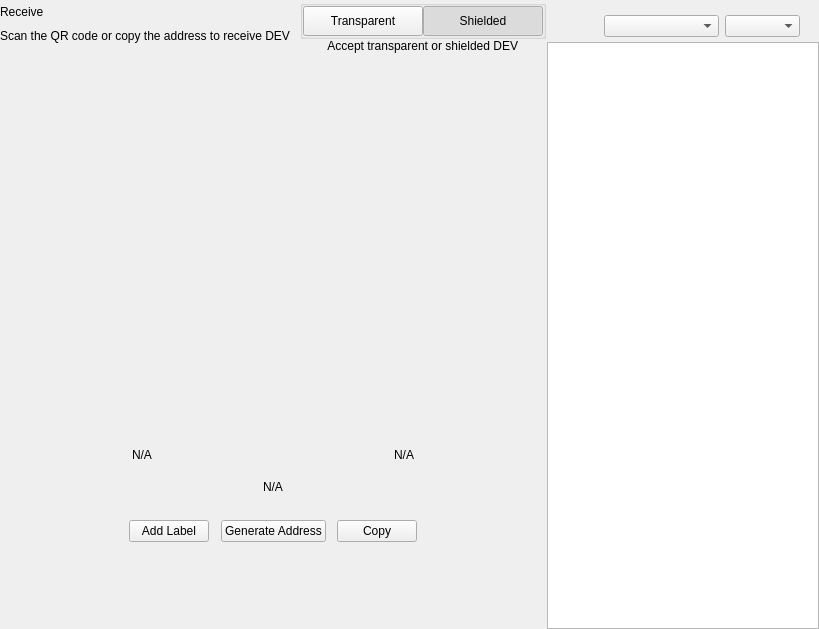
<?xml version="1.0" encoding="UTF-8"?>
<ui version="4.0">
 <class>ReceiveWidget</class>
 <widget class="QWidget" name="ReceiveWidget">
  <property name="geometry">
   <rect>
    <x>0</x>
    <y>0</y>
    <width>819</width>
    <height>629</height>
   </rect>
  </property>
  <property name="minimumSize">
   <size>
    <width>0</width>
    <height>0</height>
   </size>
  </property>
  <property name="windowTitle">
   <string>Form</string>
  </property>
  <layout class="QHBoxLayout" name="horizontalLayout_2" stretch="2,1">
   <property name="spacing">
    <number>0</number>
   </property>
   <property name="leftMargin">
    <number>0</number>
   </property>
   <property name="topMargin">
    <number>0</number>
   </property>
   <property name="rightMargin">
    <number>0</number>
   </property>
   <property name="bottomMargin">
    <number>0</number>
   </property>
   <item>
    <widget class="QWidget" name="left" native="true">
     <layout class="QVBoxLayout" name="verticalLayout_3">
      <property name="leftMargin">
       <number>0</number>
      </property>
      <property name="topMargin">
       <number>0</number>
      </property>
      <property name="rightMargin">
       <number>0</number>
      </property>
      <property name="bottomMargin">
       <number>0</number>
      </property>
      <item>
       <layout class="QVBoxLayout" name="verticalLayout_2">
        <property name="spacing">
         <number>0</number>
        </property>
        <property name="leftMargin">
         <number>0</number>
        </property>
        <item>
         <layout class="QHBoxLayout" name="horizontalLayout_3">
          <property name="spacing">
           <number>0</number>
          </property>
          <item>
           <layout class="QVBoxLayout" name="verticalLayout_4">
            <property name="spacing">
             <number>5</number>
            </property>
            <item>
             <widget class="QLabel" name="labelTitle">
              <property name="text">
               <string>Receive</string>
              </property>
             </widget>
            </item>
            <item alignment="Qt::AlignTop">
             <widget class="QLabel" name="labelSubtitle1">
              <property name="text">
               <string>Scan the QR code or copy the address to receive DEV</string>
              </property>
             </widget>
            </item>
           </layout>
          </item>
          <item>
           <spacer name="horizontalSpacer">
            <property name="orientation">
             <enum>Qt::Horizontal</enum>
            </property>
            <property name="sizeHint" stdset="0">
             <size>
              <width>40</width>
              <height>20</height>
             </size>
            </property>
           </spacer>
          </item>
          <item>
           <widget class="QWidget" name="containerViewPrivacyChecks" native="true">
            <layout class="QVBoxLayout" name="containerPrivacyChecks">
             <property name="spacing">
              <number>0</number>
             </property>
             <property name="leftMargin">
              <number>0</number>
             </property>
             <property name="topMargin">
              <number>0</number>
             </property>
             <property name="rightMargin">
              <number>0</number>
             </property>
             <property name="bottomMargin">
              <number>0</number>
             </property>
             <item alignment="Qt::AlignHCenter|Qt::AlignVCenter">
              <widget class="QGroupBox" name="groupBox">
               <property name="title">
                <string/>
               </property>
               <layout class="QHBoxLayout" name="horizontalLayout_2_1">
                <property name="spacing">
                 <number>0</number>
                </property>
                <property name="leftMargin">
                 <number>0</number>
                </property>
                <property name="topMargin">
                 <number>0</number>
                </property>
                <property name="rightMargin">
                 <number>0</number>
                </property>
                <property name="bottomMargin">
                 <number>0</number>
                </property>
                <item>
                 <widget class="QPushButton" name="pushLeft">
                  <property name="minimumSize">
                   <size>
                    <width>120</width>
                    <height>30</height>
                   </size>
                  </property>
                  <property name="maximumSize">
                   <size>
                    <width>120</width>
                    <height>30</height>
                   </size>
                  </property>
                  <property name="focusPolicy">
                   <enum>Qt::NoFocus</enum>
                  </property>
                  <property name="text">
                   <string>Transparent</string>
                  </property>
                  <property name="checkable">
                   <bool>true</bool>
                  </property>
                  <property name="autoExclusive">
                   <bool>true</bool>
                  </property>
                 </widget>
                </item>
                <item>
                 <widget class="QPushButton" name="pushRight">
                  <property name="minimumSize">
                   <size>
                    <width>120</width>
                    <height>30</height>
                   </size>
                  </property>
                  <property name="maximumSize">
                   <size>
                    <width>120</width>
                    <height>30</height>
                   </size>
                  </property>
                  <property name="focusPolicy">
                   <enum>Qt::NoFocus</enum>
                  </property>
                  <property name="text">
                   <string>Shielded</string>
                  </property>
                  <property name="checkable">
                   <bool>true</bool>
                  </property>
                  <property name="checked">
                   <bool>true</bool>
                  </property>
                  <property name="autoExclusive">
                   <bool>true</bool>
                  </property>
                 </widget>
                </item>
               </layout>
              </widget>
             </item>
             <item alignment="Qt::AlignHCenter|Qt::AlignTop">
              <widget class="QLabel" name="labelSubtitle2">
               <property name="text">
                <string>Accept transparent or shielded DEV</string>
               </property>
               <property name="alignment">
                <set>Qt::AlignRight|Qt::AlignTrailing|Qt::AlignVCenter</set>
               </property>
              </widget>
             </item>
            </layout>
           </widget>
          </item>
         </layout>
        </item>
        <item>
         <spacer name="verticalSpacer_2">
          <property name="orientation">
           <enum>Qt::Vertical</enum>
          </property>
          <property name="sizeType">
           <enum>QSizePolicy::Expanding</enum>
          </property>
          <property name="sizeHint" stdset="0">
           <size>
            <width>20</width>
            <height>50</height>
           </size>
          </property>
         </spacer>
        </item>
        <item alignment="Qt::AlignHCenter">
         <widget class="QWidget" name="layoutQR" native="true">
          <property name="maximumSize">
           <size>
            <width>510</width>
            <height>16777215</height>
           </size>
          </property>
          <layout class="QVBoxLayout" name="verticalLayoutQr">
           <item>
            <spacer name="verticalSpacer11">
             <property name="orientation">
              <enum>Qt::Vertical</enum>
             </property>
             <property name="sizeType">
              <enum>QSizePolicy::Fixed</enum>
             </property>
             <property name="sizeHint" stdset="0">
              <size>
               <width>20</width>
               <height>20</height>
              </size>
             </property>
            </spacer>
           </item>
           <item alignment="Qt::AlignHCenter">
            <widget class="QLabel" name="labelQrImg">
             <property name="minimumSize">
              <size>
               <width>260</width>
               <height>260</height>
              </size>
             </property>
             <property name="maximumSize">
              <size>
               <width>260</width>
               <height>260</height>
              </size>
             </property>
             <property name="text">
              <string/>
             </property>
             <property name="alignment">
              <set>Qt::AlignCenter</set>
             </property>
            </widget>
           </item>
           <item>
            <spacer name="verticalSpacer_21">
             <property name="orientation">
              <enum>Qt::Vertical</enum>
             </property>
             <property name="sizeType">
              <enum>QSizePolicy::Fixed</enum>
             </property>
             <property name="sizeHint" stdset="0">
              <size>
               <width>20</width>
               <height>30</height>
              </size>
             </property>
            </spacer>
           </item>
           <item>
            <widget class="QWidget" name="widget" native="true">
             <property name="minimumSize">
              <size>
               <width>0</width>
               <height>0</height>
              </size>
             </property>
             <layout class="QHBoxLayout" name="horizontalLayout_5">
              <item>
               <widget class="QLabel" name="labelLabel">
                <property name="text">
                 <string notr="true">N/A</string>
                </property>
               </widget>
              </item>
              <item>
               <spacer name="horizontalSpacer_2">
                <property name="orientation">
                 <enum>Qt::Horizontal</enum>
                </property>
                <property name="sizeHint" stdset="0">
                 <size>
                  <width>141</width>
                  <height>20</height>
                 </size>
                </property>
               </spacer>
              </item>
              <item>
               <widget class="QLabel" name="labelDate">
                <property name="text">
                 <string notr="true">N/A</string>
                </property>
                <property name="alignment">
                 <set>Qt::AlignRight|Qt::AlignTrailing|Qt::AlignVCenter</set>
                </property>
               </widget>
              </item>
             </layout>
            </widget>
           </item>
           <item>
            <widget class="QLabel" name="labelAddress">
             <property name="sizePolicy">
              <sizepolicy hsizetype="Expanding" vsizetype="Preferred">
               <horstretch>0</horstretch>
               <verstretch>0</verstretch>
              </sizepolicy>
             </property>
             <property name="minimumSize">
              <size>
               <width>300</width>
               <height>0</height>
              </size>
             </property>
             <property name="text">
              <string notr="true">N/A</string>
             </property>
             <property name="alignment">
              <set>Qt::AlignCenter</set>
             </property>
            </widget>
           </item>
           <item>
            <spacer name="verticalSpacer_4">
             <property name="orientation">
              <enum>Qt::Vertical</enum>
             </property>
             <property name="sizeType">
              <enum>QSizePolicy::Fixed</enum>
             </property>
             <property name="sizeHint" stdset="0">
              <size>
               <width>20</width>
               <height>20</height>
              </size>
             </property>
            </spacer>
           </item>
           <item>
            <layout class="QHBoxLayout" name="horizontalLayout_4">
             <item alignment="Qt::AlignHCenter">
              <widget class="QPushButton" name="pushButtonLabel">
               <property name="focusPolicy">
                <enum>Qt::NoFocus</enum>
               </property>
               <property name="text">
                <string>Add Label</string>
               </property>
              </widget>
             </item>
             <item alignment="Qt::AlignHCenter">
              <widget class="QPushButton" name="pushButtonNewAddress">
               <property name="focusPolicy">
                <enum>Qt::NoFocus</enum>
               </property>
               <property name="text">
                <string>Generate Address</string>
               </property>
              </widget>
             </item>
             <item alignment="Qt::AlignHCenter">
              <widget class="QPushButton" name="pushButtonCopy">
               <property name="focusPolicy">
                <enum>Qt::NoFocus</enum>
               </property>
               <property name="text">
                <string>Copy</string>
               </property>
              </widget>
             </item>
            </layout>
           </item>
           <item>
            <spacer name="verticalSpacer_3">
             <property name="orientation">
              <enum>Qt::Vertical</enum>
             </property>
             <property name="sizeType">
              <enum>QSizePolicy::Expanding</enum>
             </property>
             <property name="sizeHint" stdset="0">
              <size>
               <width>20</width>
               <height>20</height>
              </size>
             </property>
            </spacer>
           </item>
          </layout>
         </widget>
        </item>
        <item>
         <spacer name="verticalSpacer">
          <property name="orientation">
           <enum>Qt::Vertical</enum>
          </property>
          <property name="sizeHint" stdset="0">
           <size>
            <width>20</width>
            <height>40</height>
           </size>
          </property>
         </spacer>
        </item>
       </layout>
      </item>
     </layout>
    </widget>
   </item>
   <item>
    <widget class="QWidget" name="right" native="true">
     <layout class="QVBoxLayout" name="verticalLayout_5">
      <property name="spacing">
       <number>0</number>
      </property>
      <property name="leftMargin">
       <number>1</number>
      </property>
      <property name="topMargin">
       <number>0</number>
      </property>
      <property name="rightMargin">
       <number>0</number>
      </property>
      <property name="bottomMargin">
       <number>0</number>
      </property>
      <item>
       <layout class="QVBoxLayout" name="container_right">
        <property name="spacing">
         <number>0</number>
        </property>
        <property name="leftMargin">
         <number>0</number>
        </property>
        <property name="rightMargin">
         <number>0</number>
        </property>
        <item>
         <layout class="QVBoxLayout" name="verticalLayout">
          <property name="spacing">
           <number>6</number>
          </property>
          <property name="leftMargin">
           <number>19</number>
          </property>
          <property name="rightMargin">
           <number>19</number>
          </property>
          <item>
           <widget class="OptionButton" name="btnRequest" native="true"/>
          </item>
          <item>
           <widget class="OptionButton" name="btnMyAddresses" native="true">
            <property name="sizePolicy">
             <sizepolicy hsizetype="Preferred" vsizetype="Minimum">
              <horstretch>0</horstretch>
              <verstretch>0</verstretch>
             </sizepolicy>
            </property>
           </widget>
          </item>
         </layout>
        </item>
        <item>
         <widget class="QWidget" name="sortWidget" native="true">
          <layout class="QHBoxLayout" name="horizontalLayout_6">
           <property name="leftMargin">
            <number>19</number>
           </property>
           <property name="rightMargin">
            <number>19</number>
           </property>
           <property name="bottomMargin">
            <number>5</number>
           </property>
           <item>
            <spacer name="horizontalSpacer_3">
             <property name="orientation">
              <enum>Qt::Horizontal</enum>
             </property>
             <property name="sizeHint" stdset="0">
              <size>
               <width>40</width>
               <height>20</height>
              </size>
             </property>
            </spacer>
           </item>
           <item>
            <widget class="QComboBox" name="comboBoxSort">
             <property name="sizePolicy">
              <sizepolicy hsizetype="Preferred" vsizetype="Fixed">
               <horstretch>0</horstretch>
               <verstretch>0</verstretch>
              </sizepolicy>
             </property>
             <property name="minimumSize">
              <size>
               <width>115</width>
               <height>0</height>
              </size>
             </property>
            </widget>
           </item>
           <item>
            <widget class="QComboBox" name="comboBoxSortOrder">
             <property name="sizePolicy">
              <sizepolicy hsizetype="Preferred" vsizetype="Fixed">
               <horstretch>0</horstretch>
               <verstretch>0</verstretch>
              </sizepolicy>
             </property>
             <property name="minimumSize">
              <size>
               <width>75</width>
               <height>0</height>
              </size>
             </property>
            </widget>
           </item>
          </layout>
         </widget>
        </item>
        <item>
         <widget class="QListView" name="listViewAddress"/>
        </item>
       </layout>
      </item>
     </layout>
    </widget>
   </item>
  </layout>
 </widget>
 <customwidgets>
  <customwidget>
   <class>OptionButton</class>
   <extends>QWidget</extends>
   <header>qt/deviant/optionbutton.h</header>
   <container>1</container>
  </customwidget>
 </customwidgets>
 <resources/>
 <connections/>
</ui>
